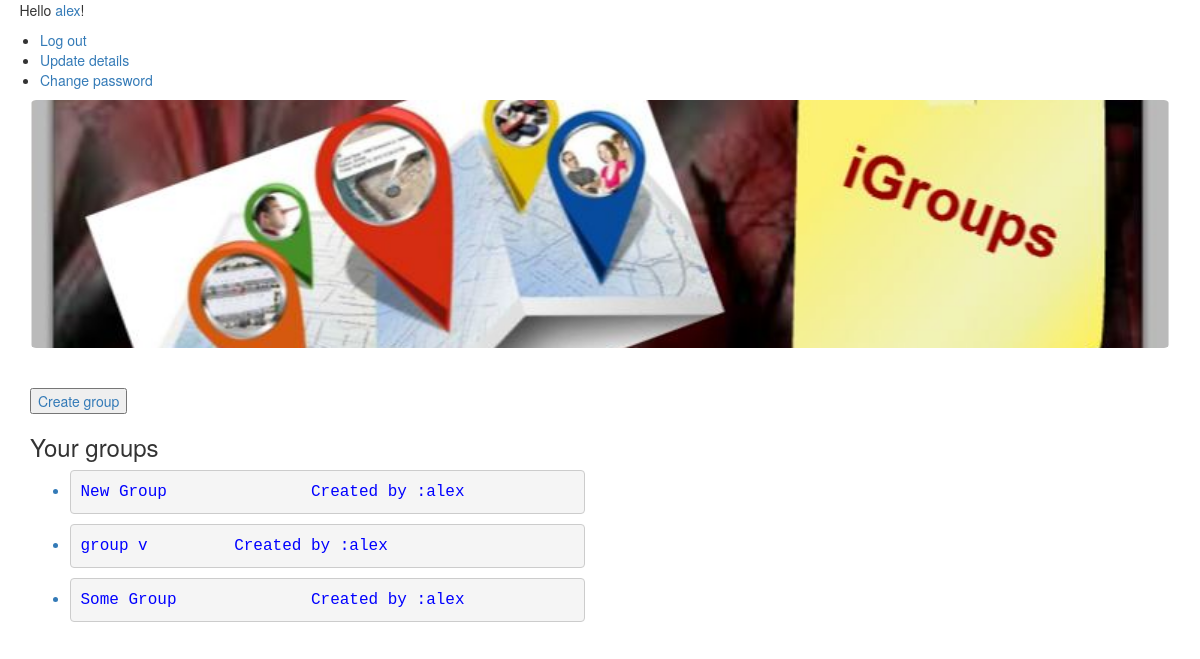
Page /home.php?name=alex on the committed database.
### tables this page shows
CREATE TABLE IF NOT EXISTS `groups` (
  `grpID` int(10) NOT NULL,
  `grpName` varchar(50) NOT NULL,
  `grpDes` varchar(100) NOT NULL,
  `creator` varchar(10) NOT NULL
);

CREATE TABLE IF NOT EXISTS `user` (
  `User_ID` int(11) NOT NULL,
  `First_Name` varchar(20) NOT NULL,
  `Last_Name` varchar(20) NOT NULL,
  `User_Name` varchar(30) NOT NULL,
  `Password` varchar(64) NOT NULL,
  `E_mail` varchar(30) NOT NULL,
  `group` int(11) NOT NULL,
  `salt` varchar(32) DEFAULT NULL
);

### home.php (the view, shortened to what this page needs)
<!DOCTYPE html>
<html lang="en">
<head>
  <link rel="stylesheet" href="http://maxcdn.bootstrapcdn.com/bootstrap/3.3.5/css/bootstrap.min.css">
  <p>&nbsp;&nbsp;&nbsp;&nbsp; Hello <a href="profile.php?user=<?php if(isset($_GET['name'])){echo$_GET['name'] ;} ?>"><?php if(isset($_GET['name'])){echo$_GET['name'] ;} ?></a>!</p>
    <ul>
    	<li><a href="Login/logout.php">Log out</a></li>
        <li><a href="Login/update.php"> Update details</a></li>
        <li><a href="Login/changepassword.php">Change password</a></li>
    </ul>
  <?php
    if(isset($_GET['name'])){$name = $_GET['name'] ;}
    $user='root';
	$pass='';
	$db='mysql:host=localhost;dbname=database_user';
  try {
    $dbh= new PDO($db,$user,$pass);
	$getUser = $dbh->prepare("SELECT user_ID FROM user where user.user_name='$name'");
	if($getUser->execute()) {
       $getUser->setFetchMode(PDO::FETCH_ASSOC);
    }
	$getID = $getUser->fetch();
    $id = $getID['user_ID'];
	$sql = $dbh->prepare("SELECT grpName,grpID,user_name FROM groups,user WHERE groups.creator=user.user_ID AND creator='$id'");
	if($sql->execute()) {
       $sql->setFetchMode(PDO::FETCH_ASSOC);
    }
  }
  catch(Exception $error) {
      echo '<p>', $error->getMessage(), '</p>';
  }
  ?>
</head>
<body>
<div class="container">
  <div class="jumbotron" style='margin-bottom: 0px; background:url("jambo.png"); background-position: 0% 25%; background-size:cover;background-repeat:no-repeat;
    color: white;
    text-shadow: black 0.3em 0.3em 0.3em; height:248px'>
  </div>
  <div class="row">
    <div class="col-sm-6">
	<br><br>
		<button><a href="createGroup/createGroup.php?userID=<?php echo $id;?>">Create group</a></button>
      <h3>Your groups</h3>
      <ul>
	  <?php while($row = $sql->fetch()) { ?>
            <a href="groupHome/groupHome.php?grpID=<?php echo $row['grpID'];?>&user=<?php echo $id;?>"><li><?php echo "<pre><span class=\"inner-pre\" style=\"font-size: 16px; color: blue\"\">".$row['grpName']."\t\tCreated by :".$row['user_name']."</span></pre> "; ?></li></a>
            <?php }?>
	  </ul>
    </div>
  </div>
</div>
</body>
</html>

### rows in the picture
groups: grpName "New Group", user.User_Name "alex"
groups: grpName "group v", user.User_Name "alex"
groups: grpName "Some Group", user.User_Name "alex"

### other values in the picture
$_GET['name'] "alex"
